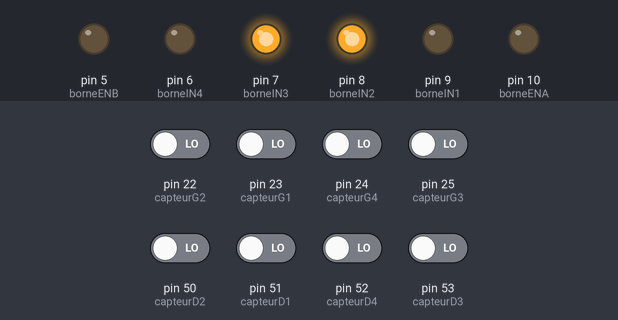
A sketch run on a simulated Arduino Mega 2560, built with avr-gcc and run on an emulated ATmega2560. Shown: output pins drawn as LEDs (lit = HIGH). The inputs (shaded band) are chosen by the test bench; at power-on: pin 22 (capteurG2), pin 23 (capteurG1), pin 24 (capteurG4), pin 25 (capteurG3), pin 50 (capteurD2), pin 51 (capteurD1), pin 52 (capteurD4), pin 53 (capteurD3) LOW. What the sketch prints to the serial monitor is not drawn.

Above: at 0.01 s.
Timing chart, 0 to 0.4 s (numbered marks = the images above; inputs shaded):
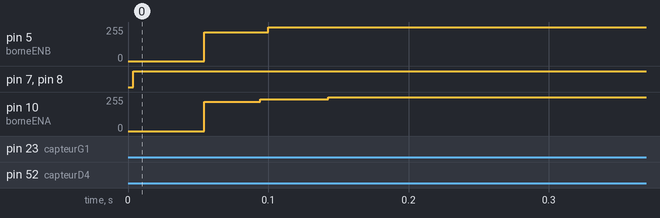

The sketch:

V2.1.ino
```cpp
#include <Wire.h>

#define borneENA        10      // On associe la borne "ENA" du L298N à la pin D10 de l'Arduino (PWM possible sur cette broche)
#define borneIN1        9       // On associe la borne "IN1" du L298N à la pin D9 de l'Arduino
#define borneIN2        8       // On associe la borne "IN2" du L298N à la pin D8 de l'Arduino
#define borneIN3        7       // On associe la borne "IN3" du L298N à la pin D7 de l'Arduino
#define borneIN4        6       // On associe la borne "IN4" du L298N à la pin D6 de l'Arduino
#define borneENB        5       // On associe la borne "ENB" du L298N à la pin D5 de l'Arduino (PWM possible sur cette broche)

//*************************//
// Constantes du programme //
//*************************//
#define vitesseMinimale            120       // Rapport cylique minimal du signal PWM, pour faire tourner le moteur au minimum de sa vitesse (en pratique, on évitera de trop approcher la valeur  0)
#define vitesseMaximale            255      // Rapport cylique maximal du signal PWM, pour faire tourner le moteur au maximum de sa vitesse
#define vitesseRotation            120      // Rapport cylique maximal du signal PWM, pour faire tourner le moteur au maximum de sa vitesse (utilisé lors de la rotation du robot avec une seule chenille)
#define delaiChangementVitesse     0.1

const int IN_A0 = A0; // analog input
const int IN_D0 = 11; // digital input

const char MARCHE_AVANT   = 'V';            // Défini une constante pour la "marche avant" (peu importe la valeur)
const char MARCHE_ARRIERE = 'R';            // Défini une constante pour la "marche arrière" (peu importe la valeur)


int pas = 1;
int vitesseActuelleA = 0;
int vitesseActuelleB = 0;


int capteurG1 = 23; //Pin pour Le Capteur Gauche (g1, g4 pas pwm, à tester)
int capteurG2 = 22;
int capteurG3 = 25;
int capteurG4 = 24;

int capteurD1 = 51; //Pin pour Le Capteur Droit
int capteurD2 = 50;
int capteurD3 = 53;
int capteurD4 = 52;

int moteurGA = 12, moteurGB = 3, moteurDA = 13, moteurDB = 11; //Pin pour Deux moteurs (GA et GB pour le moteur Gauche, DA et DB pour le moteur de droite)
int capteurG1_val = digitalRead(capteurG1);
int capteurG2_val = digitalRead(capteurG2);
int capteurG3_val = digitalRead(capteurG3);
int capteurG4_val = digitalRead(capteurG4);

int capteurD1_val = digitalRead(capteurD1);
int capteurD2_val = digitalRead(capteurD2);
int capteurD3_val = digitalRead(capteurD3);
int capteurD4_val = digitalRead(capteurD4);

void setup() {

  Serial.begin(9550);
  pinMode(capteurG1, INPUT);
  pinMode(capteurG2, INPUT);
  pinMode(capteurG3, INPUT);
  pinMode(capteurG4, INPUT);
  pinMode(capteurD1, INPUT);
  pinMode(capteurD2, INPUT);
  pinMode(capteurD3, INPUT);
  pinMode(capteurD4, INPUT);
  pinMode(borneENA, OUTPUT);
  pinMode(borneIN1, OUTPUT);
  pinMode(borneIN2, OUTPUT);
  pinMode(borneIN3, OUTPUT);
  pinMode(borneIN4, OUTPUT);
  pinMode(borneENB, OUTPUT);


}


void loop() {

  int C1 = digitalRead(capteurG1);
  int C2 = digitalRead(capteurG2);
  int C3 = digitalRead(capteurG3);
  int C4 = digitalRead(capteurG4);
  int C5 = digitalRead(capteurD1);
  int C6 = digitalRead(capteurD2);
  int C7 = digitalRead(capteurD3);
  int C8 = digitalRead(capteurD4);


  if (C1 && ~C8)
  {
    Serial.println("Tourner à gauche");
    tournergauche();
  }
  if (~C1 && C8)
  {
    Serial.println("Tourner à droite");
    tournerdroite();
  }
  if (~C1 && ~C8)
  {
    Serial.println("Continuer tout droit");
    avant();
  }
}

void arriere() {

  // On configure le sens de rotation du moteur branché sur le pont A en "marche avant"
  configurerSensDeRotationPontA(MARCHE_AVANT);
  // On démarre le moteur raccordé au pont A à la vitesse maximale
  changeVitesseMoteurPontA(vitesseMaximale, vitesseActuelleA);

  // On configure le sens de rotation du moteur branché sur le pont B en "marche avant"
  configurerSensDeRotationPontB(MARCHE_ARRIERE);
  // On démarre le moteur raccordé au pont B à la vitesse maximale
  changeVitesseMoteurPontB(vitesseMaximale, vitesseActuelleB);

}


void avant() {


  // On configure le sens de rotation du moteur branché sur le pont A en "marche avant"
  configurerSensDeRotationPontA(MARCHE_ARRIERE);
  // On démarre le moteur raccordé au pont A à la vitesse maximale
  changeVitesseMoteurPontA(vitesseMaximale, vitesseActuelleA);

  // On configure le sens de rotation du moteur branché sur le pont B en "marche avant"
  configurerSensDeRotationPontB(MARCHE_AVANT);
  // On démarre le moteur raccordé au pont B à la vitesse maximale
  changeVitesseMoteurPontB(vitesseMaximale, vitesseActuelleB);

}


void tournergauche() {

  // On configure le sens de rotation du moteur branché sur le pont A en "marche avant"
  configurerSensDeRotationPontA(MARCHE_ARRIERE);
  // On démarre le moteur raccordé au pont A à la vitesse maximale
  changeVitesseMoteurPontA(vitesseRotation, vitesseActuelleA);

  // On configure le sens de rotation du moteur branché sur le pont B en "marche avant"
  configurerSensDeRotationPontB(MARCHE_ARRIERE);
  // On démarre le moteur raccordé au pont B à la vitesse maximale
  changeVitesseMoteurPontB(vitesseRotation, vitesseActuelleB);

}


void tournerdroite() {

  // On configure le sens de rotation du moteur branché sur le pont A en "marche avant"
  configurerSensDeRotationPontA(MARCHE_AVANT);
  // On démarre le moteur raccordé au pont A à la vitesse maximale
  changeVitesseMoteurPontA(vitesseRotation, vitesseActuelleA);

  // On configure le sens de rotation du moteur branché sur le pont B en "marche avant"
  configurerSensDeRotationPontB(MARCHE_AVANT);
  // On démarre le moteur raccordé au pont B à la vitesse maximale
  changeVitesseMoteurPontB(vitesseRotation, vitesseActuelleB);

}


//************************************************************************************//
// Fonction : configurerSensDeRotationPontA()                                         //
// But :      Permet de définir le sens de rotation du moteu branché sur le pont A    //
//************************************************************************************//
void configurerSensDeRotationPontA(char sensDeRotation) {

  if (sensDeRotation == MARCHE_AVANT) {
    // Configuration du L298N en "marche avant", pour le moteur connecté au pont A. Selon sa table de vérité, il faut que :
    digitalWrite(borneIN1, HIGH);                 // L'entrée IN1 doit être au niveau haut
    digitalWrite(borneIN2, LOW);                  // L'entrée IN2 doit être au niveau bas
  }

  if (sensDeRotation == MARCHE_ARRIERE) {
    // Configuration du L298N en "marche arrière", pour le moteur câblé sur le pont A. Selon sa table de vérité, il faut que :
    digitalWrite(borneIN1, LOW);                  // L'entrée IN1 doit être au niveau bas
    digitalWrite(borneIN2, HIGH);                 // L'entrée IN2 doit être au niveau haut
  }
}


void changeVitesseMoteurPontA(int nouvelleVitesse, int ancienneVitesse) {

  // Génère un signal PWM permanent, de rapport cyclique égal à "nouvelleVitesse" (valeur comprise entre 0 et 255)


    if (nouvelleVitesse > ancienneVitesse) {
      for(int vitesse=ancienneVitesse ; vitesse<nouvelleVitesse ; vitesse++) {
        analogWrite(borneENA, vitesse);            // Met à jour la vitesse du moteur, en modifiant le rapport cyclique du signal PWM envoyé
        delay(delaiChangementVitesse);                // ... et on rajoute un petit délai pour que tout n'aille pas trop vite !
      }
    }
    if (nouvelleVitesse < ancienneVitesse) {
      for(int vitesse=ancienneVitesse ; vitesse>nouvelleVitesse ; vitesse--) {
        analogWrite(borneENA, vitesse);            // Met à jour la vitesse du moteur, en modifiant le rapport cyclique du signal PWM envoyé
        delay(delaiChangementVitesse);                // ... et on rajoute un petit délai pour que tout n'aille pas trop vite !
      }
    }
}


void configurerSensDeRotationPontB(char sensDeRotation) {

  if (sensDeRotation == MARCHE_AVANT) {

    digitalWrite(borneIN3, HIGH);
    digitalWrite(borneIN4, LOW);
  }

  if (sensDeRotation == MARCHE_ARRIERE) {

    digitalWrite(borneIN3, LOW);
    digitalWrite(borneIN4, HIGH);
  }
}


void changeVitesseMoteurPontB(int nouvelleVitesse, int ancienneVitesse) {

  // Génère un signal PWM permanent, de rapport cyclique égal à "nouvelleVitesse" (valeur comprise entre 0 et 255)


    if (nouvelleVitesse > ancienneVitesse) {
      for(int vitesse=ancienneVitesse ; vitesse<nouvelleVitesse ; vitesse++) {
        analogWrite(borneENB, vitesse);            // Met à jour la vitesse du moteur, en modifiant le rapport cyclique du signal PWM envoyé
        delay(delaiChangementVitesse);                // ... et on rajoute un petit délai pour que tout n'aille pas trop vite !
      }
    }
    if (nouvelleVitesse < ancienneVitesse) {
      for(int vitesse=ancienneVitesse ; vitesse>nouvelleVitesse ; vitesse--) {
        analogWrite(borneENB, vitesse);            // Met à jour la vitesse du moteur, en modifiant le rapport cyclique du signal PWM envoyé
        delay(delaiChangementVitesse);                // ... et on rajoute un petit délai pour que tout n'aille pas trop vite !
      }
    }
}
```
